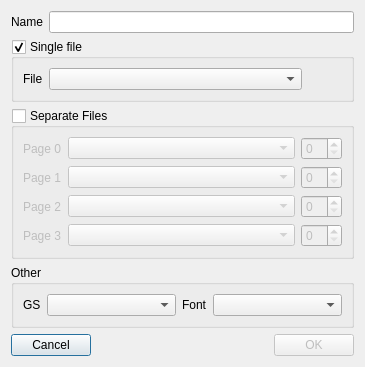
<?xml version="1.0" encoding="UTF-8"?>
<ui version="4.0">
 <class>RSEdialog</class>
 <widget class="QDialog" name="RSEdialog">
  <property name="geometry">
   <rect>
    <x>0</x>
    <y>0</y>
    <width>365</width>
    <height>324</height>
   </rect>
  </property>
  <property name="windowTitle">
   <string>Romset editor</string>
  </property>
  <layout class="QVBoxLayout" name="verticalLayout">
   <item>
    <layout class="QHBoxLayout" name="horizontalLayout_3">
     <item>
      <widget class="QLabel" name="label_4">
       <property name="text">
        <string>Name</string>
       </property>
      </widget>
     </item>
     <item>
      <widget class="QLineEdit" name="rsName"/>
     </item>
    </layout>
   </item>
   <item>
    <widget class="QGroupBox" name="rse_grp_single">
     <property name="title">
      <string>Single file</string>
     </property>
     <property name="checkable">
      <bool>true</bool>
     </property>
     <layout class="QHBoxLayout" name="horizontalLayout_2" stretch="0,10,0">
      <item>
       <widget class="QLabel" name="label_2">
        <property name="text">
         <string>File</string>
        </property>
       </widget>
      </item>
      <item>
       <widget class="QComboBox" name="rse_singlefile"/>
      </item>
      <item>
       <spacer name="horizontalSpacer_2">
        <property name="orientation">
         <enum>Qt::Horizontal</enum>
        </property>
        <property name="sizeHint" stdset="0">
         <size>
          <width>40</width>
          <height>20</height>
         </size>
        </property>
       </spacer>
      </item>
     </layout>
    </widget>
   </item>
   <item>
    <widget class="QGroupBox" name="rse_grp_separate">
     <property name="title">
      <string>Separate Files</string>
     </property>
     <property name="checkable">
      <bool>true</bool>
     </property>
     <property name="checked">
      <bool>false</bool>
     </property>
     <layout class="QGridLayout" name="gridLayout_20" columnstretch="0,10,0">
      <item row="3" column="2">
       <widget class="QSpinBox" name="rse_part3"/>
      </item>
      <item row="1" column="1">
       <widget class="QComboBox" name="rse_file1"/>
      </item>
      <item row="1" column="2">
       <widget class="QSpinBox" name="rse_part1"/>
      </item>
      <item row="3" column="1">
       <widget class="QComboBox" name="rse_file3"/>
      </item>
      <item row="0" column="2">
       <widget class="QSpinBox" name="rse_part0"/>
      </item>
      <item row="0" column="1">
       <widget class="QComboBox" name="rse_file0"/>
      </item>
      <item row="2" column="1">
       <widget class="QComboBox" name="rse_file2"/>
      </item>
      <item row="2" column="2">
       <widget class="QSpinBox" name="rse_part2"/>
      </item>
      <item row="0" column="0">
       <widget class="QLabel" name="label_34">
        <property name="text">
         <string>Page 0</string>
        </property>
       </widget>
      </item>
      <item row="1" column="0">
       <widget class="QLabel" name="label_35">
        <property name="text">
         <string>Page 1</string>
        </property>
       </widget>
      </item>
      <item row="2" column="0">
       <widget class="QLabel" name="label_36">
        <property name="text">
         <string>Page 2</string>
        </property>
       </widget>
      </item>
      <item row="3" column="0">
       <widget class="QLabel" name="label_37">
        <property name="text">
         <string>Page 3</string>
        </property>
       </widget>
      </item>
     </layout>
    </widget>
   </item>
   <item>
    <widget class="QGroupBox" name="groupBox_5">
     <property name="title">
      <string>Other</string>
     </property>
     <layout class="QGridLayout" name="gridLayout" columnstretch="0,10,0,10">
      <item row="0" column="2">
       <widget class="QLabel" name="label_3">
        <property name="text">
         <string>Font</string>
        </property>
       </widget>
      </item>
      <item row="0" column="0">
       <widget class="QLabel" name="label">
        <property name="text">
         <string>GS</string>
        </property>
       </widget>
      </item>
      <item row="0" column="1">
       <widget class="QComboBox" name="rse_gsfile"/>
      </item>
      <item row="0" column="3">
       <widget class="QComboBox" name="rse_fntfile"/>
      </item>
     </layout>
    </widget>
   </item>
   <item>
    <layout class="QHBoxLayout" name="horizontalLayout">
     <item>
      <widget class="QPushButton" name="rse_cancel">
       <property name="text">
        <string>Cancel</string>
       </property>
       <property name="icon">
        <iconset resource="../xpeccy.qrc">
         <normaloff>:/images/cancel.png</normaloff>:/images/cancel.png</iconset>
       </property>
      </widget>
     </item>
     <item>
      <spacer name="horizontalSpacer">
       <property name="orientation">
        <enum>Qt::Horizontal</enum>
       </property>
       <property name="sizeHint" stdset="0">
        <size>
         <width>40</width>
         <height>20</height>
        </size>
       </property>
      </spacer>
     </item>
     <item>
      <widget class="QPushButton" name="rse_apply">
       <property name="enabled">
        <bool>false</bool>
       </property>
       <property name="text">
        <string>OK</string>
       </property>
       <property name="icon">
        <iconset resource="../xpeccy.qrc">
         <normaloff>:/images/ok-apply.png</normaloff>:/images/ok-apply.png</iconset>
       </property>
      </widget>
     </item>
    </layout>
   </item>
  </layout>
 </widget>
 <resources>
  <include location="../xpeccy.qrc"/>
 </resources>
 <connections/>
</ui>
